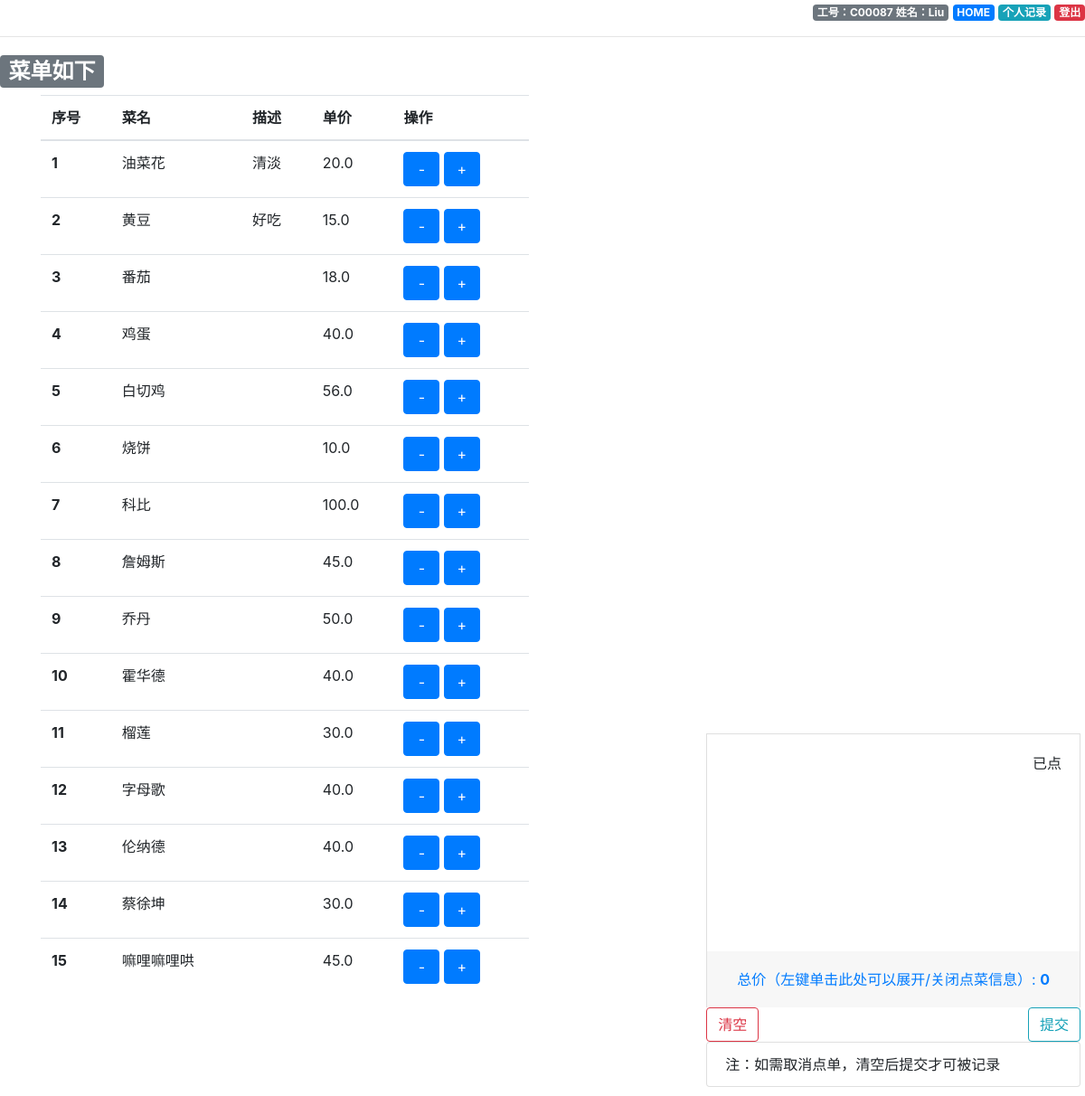
The app's page /menus/menus (signed in) with its own data.
### menus/models.py (models this page shows, shortened)
class Person(models.Model):
    name=models.CharField(max_length=20)
    work_id=models.CharField(max_length=20,unique=True)
    password=models.CharField(max_length=1000)
    register_time=models.DateTimeField(auto_now_add=True)
    email=models.CharField(max_length=100)

class Food(models.Model):
    name=models.CharField(max_length=50)
    price=models.FloatField()
    description=models.CharField(max_length=260,blank=True)
    active=models.BooleanField(default=True)
    restaurant=models.ForeignKey(Restaurant, on_delete=models.CASCADE)
    orderby=models.ManyToManyField(Person,through='Order_relation')

### menus/views.py (the view)
# urls.py: path('menus/',include('menus.urls'))
def menus(request):
    if 'login' in request.session and request.session['login']==True:
        Food_list=models.Food.objects.filter(active=True)
        wid=request.session['work_id']
        name=request.session['name']
        filter_id=models.Order_relation.objects.all().filter(person__work_id__exact=wid)
        date=dt.now()
        y=date.year
        m=date.month
        d=date.day
        order_list=filter_id.filter(order_date__year=y,order_date__month=m,order_date__day=d)
        total_price=0
        for item in order_list:
            total_price=total_price+item.totalprice
        MAP={'Food_list':Food_list,
             'wid':wid,
             'name':name,
             'order_list':order_list,
             'total_price':total_price}
        return render(request,'menus/menus.html',MAP)
    else:
        return HttpResponseRedirect(reverse('menus:login'))

### menus/templates/menus/menus.html (shortened to what this page needs)
{% load static %}
<!DOCTYPE html>
<head>
	<link rel="stylesheet" href="https://stackpath.bootstrapcdn.com/bootstrap/4.3.1/css/bootstrap.min.css">
</head>
<div id="logoff">
	<p><span class="badge badge-secondary">工号：{{ wid }} 姓名：{{ name }} </span> <a href="{% url 'menus:home' %}" class="badge badge-primary">HOME</a> <a href="personalhome" class="badge badge-info">个人记录</a> <a href="logoff" class="badge badge-danger">登出</a></p>
</div>
<hr/>
<h2><span class="badge badge-secondary">菜单如下</span></h2>
<body id="page">
	<div class="container">
	<div class="row">
	<div class="col-6">
	<table class="table table-hover" >
		<thead>
		<tr>
			<th scope="col">序号</th>
			<th scope="col">菜名</th>
			<th scope="col">描述</th>
			<th scope="col">单价</th>
			<th scope="col">操作</th>
		</tr>
		</thead>
		<tbody>
	{% for food in Food_list %}
		{% if food.active %}
		<tr>
			<th scope="row">{{ forloop.counter }}</th>
			<td id='{{ food.pk }}n'>{{ food.name }}</td>
			<td>{{ food.description }}</td>
			<td id='{{ food.pk }}p'>{{ food.price }}</td>
			<td>
				<button class="btn btn-primary opb" onclick="subtract('{{ food.pk }}')">-</button>
				<button class="btn btn-primary opb" onclick="add('{{ food.pk }}')">+</button>
			</td>
		</tr>
		{% endif %}
	{% endfor %}
		</tbody>
	</table>
	</div>
	</div>
	</div>
</body>
<form method="POST" action="finished" >
<div class="container">
<div class="row no-gutters">
<div class="col-12">
<div id="fix">
	<div class="accordion" id="accordionExample">
	<div class="card">
	<div id="collapseOne" class="collapse show" aria-labelledby="headingOne" data-parent="#accordionExample">
	<div class="card-body">
	<div id='orderlist'>
		<p class="h">已点</p>
	</div>
	</div>
	</div>
	<div class="card-header" id="headingOne">
	<div id="clickforslide">
        <button class="btn btn-link" type="button" data-toggle="collapse" data-target="#collapseOne" aria-expanded="true" aria-controls="collapseOne">
          总价（左键单击此处可以展开/关闭点菜信息）: <b id='total'>{{ total_price }}</b>
        </button>
	</div>
	</div>
	</div>
	</div>
	<div class="row no-gutters justify-content-between">
	<div class="col-auto">
	<button onclick="clearall()" class="btn btn-outline-danger" type="button">清空</button>
	</div>
	<div class="col-auto">
	<input class="btn btn-outline-info" type="submit" value="提交">
	</div>
	</div>
	<div class="row">
	<div class="col-12">
		<li class="list-group-item">注：如需取消点单，清空后提交才可被记录</li>
	</div>
	</div>
</div>
</div>
</div>
</div>
</form>

### menus/templates/menus/menus.html (style rules this page uses)
#fix {  margin:5px width:400px; right:5px; bottom:10px; position:fixed; }
#orderlist { height:200px; overflow:scroll; }
div p { text-align:right; }
#logoff { text-align:right; }
.opb { width:40px; text-align:center; }

### records on screen
Person: name "Liu"
Food: name "油菜花", description "清淡", price "20.0"
Food: name "黄豆", description "好吃", price "15.0"
Food: name "番茄", price "18.0"
Food: name "鸡蛋", price "40.0"
Food: name "白切鸡", price "56.0"
Food: name "烧饼", price "10.0"
Food: name "科比", price "100.0"
Food: name "詹姆斯", price "45.0"
Food: name "乔丹", price "50.0"
Food: name "霍华德", price "40.0"
Food: name "榴莲", price "30.0"
Food: name "字母歌", price "40.0"
Food: name "伦纳德", price "40.0"
Food: name "蔡徐坤", price "30.0"
Food: name "嘛哩嘛哩哄", price "45.0"

### other values on screen
{{ wid }} "C00087"
{{ total_price }} "0"
